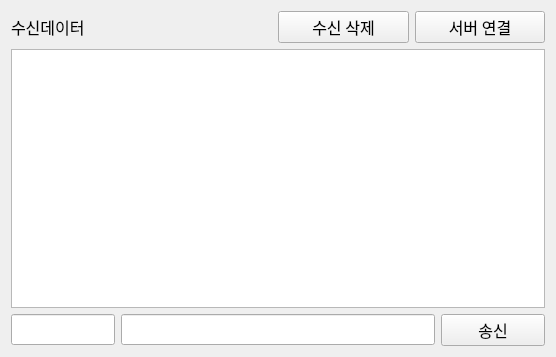
<?xml version="1.0" encoding="UTF-8"?>
<ui version="4.0">
 <class>Tab2SocketClient</class>
 <widget class="QWidget" name="Tab2SocketClient">
  <property name="geometry">
   <rect>
    <x>0</x>
    <y>0</y>
    <width>556</width>
    <height>357</height>
   </rect>
  </property>
  <property name="windowTitle">
   <string>Form</string>
  </property>
  <layout class="QVBoxLayout" name="verticalLayout">
   <item>
    <layout class="QHBoxLayout" name="horizontalLayout" stretch="2,1,1">
     <item>
      <widget class="QLabel" name="pLabel">
       <property name="font">
        <font>
         <family>Arial Rounded MT Bold</family>
         <pointsize>12</pointsize>
        </font>
       </property>
       <property name="text">
        <string>수신데이터</string>
       </property>
      </widget>
     </item>
     <item>
      <widget class="QPushButton" name="pPBRecvDataClear">
       <property name="font">
        <font>
         <family>Arial Rounded MT Bold</family>
         <pointsize>12</pointsize>
        </font>
       </property>
       <property name="text">
        <string>수신 삭제</string>
       </property>
      </widget>
     </item>
     <item>
      <widget class="QPushButton" name="pPBServerConnect">
       <property name="font">
        <font>
         <family>Arial Rounded MT Bold</family>
         <pointsize>12</pointsize>
        </font>
       </property>
       <property name="text">
        <string>서버 연결</string>
       </property>
       <property name="checkable">
        <bool>true</bool>
       </property>
      </widget>
     </item>
    </layout>
   </item>
   <item>
    <layout class="QHBoxLayout" name="horizontalLayout_2">
     <item>
      <widget class="QTextEdit" name="pTERecvData"/>
     </item>
    </layout>
   </item>
   <item>
    <layout class="QHBoxLayout" name="horizontalLayout_3" stretch="2,6,2">
     <item>
      <widget class="QLineEdit" name="pLERecvId">
       <property name="font">
        <font>
         <family>Arial Rounded MT Bold</family>
         <pointsize>12</pointsize>
        </font>
       </property>
      </widget>
     </item>
     <item>
      <widget class="QLineEdit" name="pLESendData">
       <property name="font">
        <font>
         <family>Arial Rounded MT Bold</family>
         <pointsize>12</pointsize>
        </font>
       </property>
      </widget>
     </item>
     <item>
      <widget class="QPushButton" name="pPBSendButton">
       <property name="font">
        <font>
         <family>Arial Rounded MT Bold</family>
         <pointsize>12</pointsize>
        </font>
       </property>
       <property name="text">
        <string>송신</string>
       </property>
      </widget>
     </item>
    </layout>
   </item>
  </layout>
 </widget>
 <resources/>
 <connections/>
</ui>
